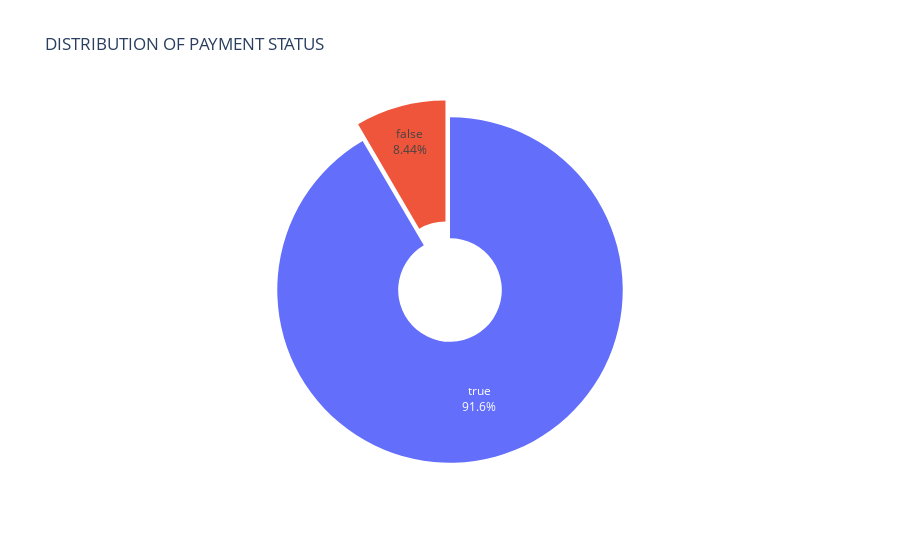

This figure's notebook cell:
### Code cell
# Suppose 'is_paid' is the categorical column you want to group by
is_paid_counts = data.groupby('is_paid').size().reset_index(name='observation_count')

# Plotting the result as a pie chart using Plotly Express without legend
fig = px.pie(is_paid_counts, values='observation_count', names='is_paid', 
             title='DISTRIBUTION OF PAYMENT STATUS', labels={'is_paid':'Paid Status'},
             template='plotly', hole=0.3)

# Adjusting the layout to hide the legend
fig.update_layout(showlegend=False)

fig.update_traces(textinfo='percent+label', pull=[0.1, 0])  # Display percentage and adjust slice separation
fig.show()

### Figure 1 — Plotly figure (JSON) as saved in the notebook; plotly's stock layout.template omitted (floating-point values rounded to 4 significant figures)
{"data": [{"domain": {"x": [0, 1], "y": [0, 1]}, "hole": 0.3, "hovertemplate": "Paid Status=%{label}<br>observation_count=%{value}<extra></extra>", "labels": [false, true], "legendgroup": "", "name": "", "pull": [0.1, 0], "showlegend": true, "textinfo": "percent+label", "type": "pie", "values": [310, 3362]}], "layout": {"legend": {"tracegroupgap": 0}, "showlegend": false, "title": {"text": "DISTRIBUTION OF PAYMENT STATUS"}}}
